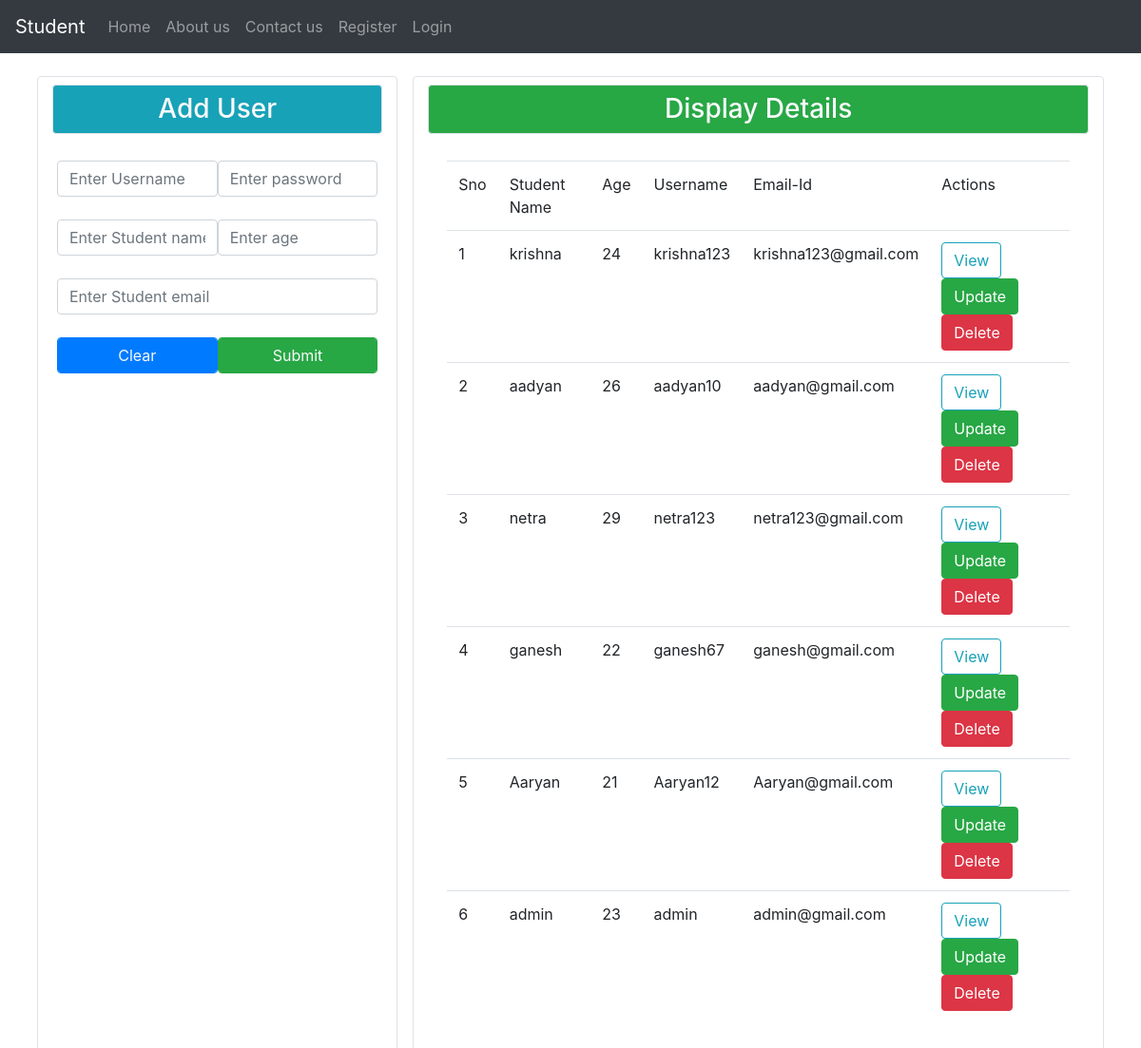
The page / on the database its author committed.
### MyApp/models.py (models this page shows)
class Sregister(models.Model):
	sname = models.CharField(max_length=100)
	age = models.IntegerField()
	suname = models.CharField(max_length=100)
	spwd = models.CharField(max_length=100)
	semail = models.EmailField(max_length=100)

### MyApp/views.py (the view, shortened to what this page needs)
# urls.py: path('',views.operations,name="op"),
def operations(request):
	k = Sregister.objects.all() # To get all records from db
	return render(request,'operations.html',{'sd':k})

### MyApp/templates/operations.html (shortened to what this page needs)
{%extends 'header.html' %}
{% block content %}
<div class="container-fluid mt-4">
	<div class="row mx-3">
		<div class="col-md-4 card mx-2 shadow-lg border rounded">
		<h3 class="bg-info text-light text-center p-2 border rounded my-2">Add User</h3>
		<div class="card-body">
			<form method="POST">
				<div class="row">
					<input type="text" name="us" placeholder="Enter Username" class="form-control col-sm">
					<input type="password" name="pd"placeholder="Enter password" class="form-control col-sm">
				</div>
				<br>
				<div class="row">
					<input type="text" name="sn" placeholder="Enter Student name" class="form-control col-sm">
					<input type="number" name="sa"placeholder="Enter age" class="form-control col-sm">
				</div>
				<br>
				<div class="row">
					<input type="email" name="se" placeholder="Enter Student email" class="form-control col-sm">
				</div>
				<br>
				<div class="row">
					<input type="reset" value="Clear" class="btn btn-primary text-center text-light form-control col-sm">
					<input type="submit" name="Submit" class="btn btn-success text-center text-light form-control col-sm">
				</div>
			</form>
		</div>
	</div>
	<div class="col-md card mx-2 shadow-lg border rounded">
		<h3 class="bg-success text-light text-center p-2 border rounded my-2">Display Details</h3>
		<div class="card-body">
			<table class="table table-borderless table-hover">
				<tr>
					<td>Sno</td>
					<td>Student Name</td>
					<td>Age</td>
					<td>Username</td>
					<td>Email-Id</td>
					<td>Actions</td>
				</tr>
				{% for j in sd %}
				<tr>
					<td>{{forloop.counter}}</td>
					<td>{{j.sname}}</td>
					<td>{{j.age}}</td>
					<td>{{j.suname}}</td>
					<td>{{j.semail}}</td>
					<td><a href="{% url 'sv1' j.id %}" class="btn btn-outline-info btn-warning">View</a><a href="{% url 'sup' j.id %}" class="btn btn-outline btn-success">Update</a><a href="{% url 'sdelete1' j.id %}" class="btn btn-danger">Delete</a></td>
				{% endfor %}
			</tr>
			</table>
		</div>
	</div>
	</div>
</div>
{% endblock %}

### MyApp/templates/header.html (shortened to what this page needs)
{% load static %}
<!DOCTYPE html>
<html lang="en">
<head>
  <link rel="stylesheet" type="text/css" href="{% static 'css/bootstrap.min.css' %}">
</head>
<body>
{% include 'navbar.html' %}
{% block content %}
{% endblock %}
</body>
</html>

### MyApp/templates/navbar.html
<nav class="navbar navbar-expand-sm bg-dark navbar-dark">
  <a class="navbar-brand" href="#">Student</a>
  <ul class="navbar-nav">
    <li class="nav-item">
      <a class="nav-link" href="{% url 'home' %}">Home</a>
    </li>
    <li class="nav-item">
      <a class="nav-link" href="{% url 'ab' %}">About us</a>
    </li>
    <li class="nav-item">
      <a class="nav-link" href="{% url 'co' %}">Contact us</a>
    </li>
    <li class="nav-item">
      <a class="nav-link" href="{% url 'co' %}">Register</a>
    </li>
    <li class="nav-item">
      <a class="nav-link" href="{% url 'co' %}">Login</a>
    </li>
  </ul>
</nav>

### rows shown on the page
Sregister: sname "krishna", age "24", suname "krishna123", semail "krishna123@gmail.com"
Sregister: sname "aadyan", age "26", suname "aadyan10", semail "aadyan@gmail.com"
Sregister: sname "netra", age "29", suname "netra123", semail "netra123@gmail.com"
Sregister: sname "ganesh", age "22", suname "ganesh67", semail "ganesh@gmail.com"
Sregister: sname "Aaryan", age "21", suname "Aaryan12", semail "Aaryan@gmail.com"
Sregister: sname "admin", age "23", suname "admin", semail "admin@gmail.com"
